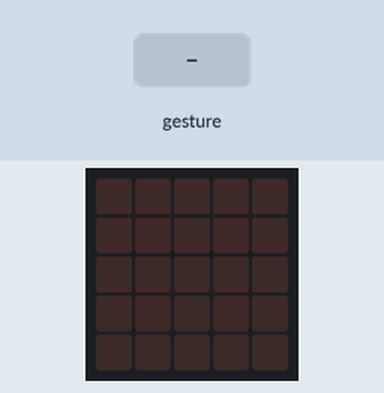
This program was run on a simulated BBC micro:bit (MakeCode). Parts: the board's 5×5 LED display. The inputs (shaded band) are chosen by the test bench. Random numbers come from a fixed seed; a tilt is held for 1.5 s and a shake lasts 1 s, then the board lies face up again.

Above: at 1.2 s.
1.3 s: gesture 'shake'
At 1.9 s:
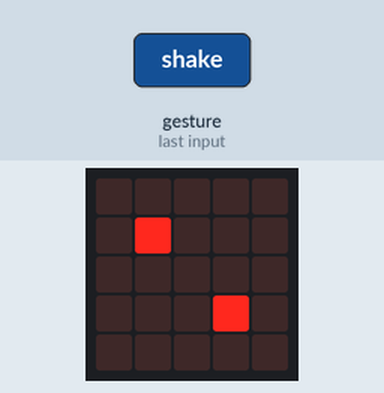
3.0 s: gesture 'shake'
At 4.0 s:
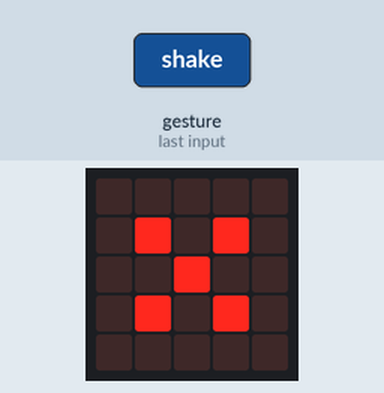
5.0 s: gesture 'shake'
At 5.7 s:
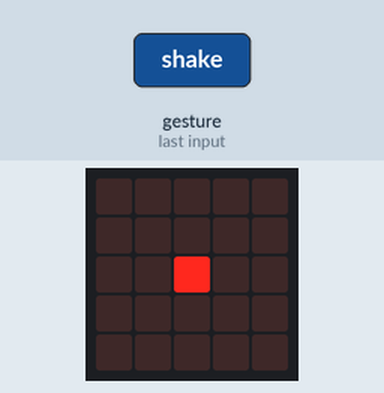
6.7 s: gesture 'shake'
At 8.0 s:
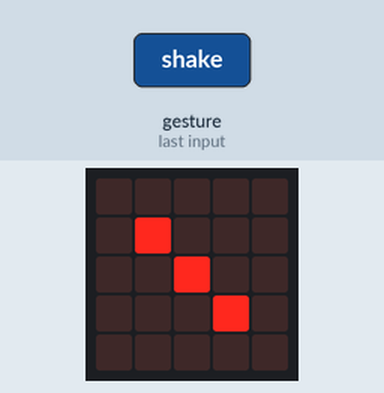
Timing chart, 0 to 9.4 s (numbered marks = the images above; inputs shaded):
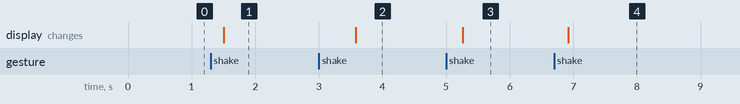

The program:

main.ts
```typescript
let numero = 0
input.onGesture(Gesture.Shake, function () {
    numero = randint(1, 6)
})
basic.forever(function () {
    if (numero == 1) {
        basic.showLeds(`
            . . . . .
            . . . . .
            . . # . .
            . . . . .
            . . . . .
            `)
    }
    if (numero == 2) {
        basic.showLeds(`
            . . . . .
            . # . . .
            . . . . .
            . . . # .
            . . . . .
            `)
    }
    if (numero == 3) {
        basic.showLeds(`
            . . . . .
            . # . . .
            . . # . .
            . . . # .
            . . . . .
            `)
    }
    if (numero == 4) {
        basic.showLeds(`
            . . . . .
            . # . # .
            . . . . .
            . # . # .
            . . . . .
            `)
    }
    if (numero == 5) {
        basic.showLeds(`
            . . . . .
            . # . # .
            . . # . .
            . # . # .
            . . . . .
            `)
    }
    if (numero == 6) {
        basic.showLeds(`
            . . . . .
            . # . # .
            . # . # .
            . # . # .
            . . . . .
            `)
    }
})
```

test.ts
```typescript
// aquí va el archivo "tests"; esto no se compilará cuando este paquete se utilice como una extensión.
```

Measured:
- after the input at 1.3 s, the display: changes after 0.20 s (image 1)
- after the input at 3.0 s, the display: changes after 0.58 s (image 2)
- after the input at 5.0 s, the display: changes after 0.26 s (image 3)
- after the input at 6.7 s, the display: changes after 0.22 s (image 4)
